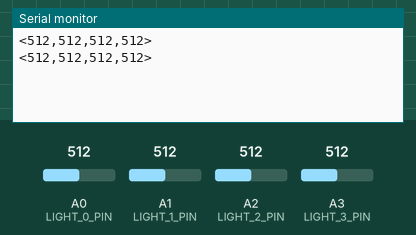
The sketch below on a simulated Arduino Uno, built with avr-gcc and run on an emulated ATmega328P. Parts: the last lines printed to the serial monitor. The test bench sets the inputs (shaded band); at power-on: A0 (LIGHT_0_PIN) = 512, A1 (LIGHT_1_PIN) = 512, A2 (LIGHT_2_PIN) = 512, A3 (LIGHT_3_PIN) = 512.

Above: at 1.8 s.
1.9 s: A0 (LIGHT_0_PIN) set to 716
At 2.8 s:
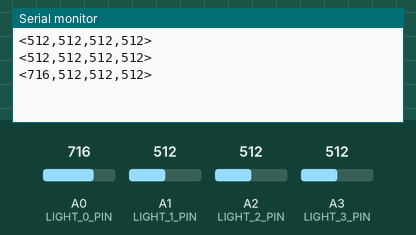
3.4 s: A1 (LIGHT_1_PIN) set to 716
At 4.4 s:
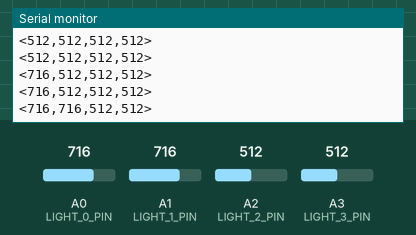
4.9 s: A2 (LIGHT_2_PIN) set to 716
At 5.8 s:
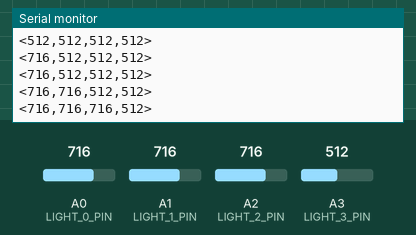
6.4 s: A3 (LIGHT_3_PIN) set to 716
At 7.7 s:
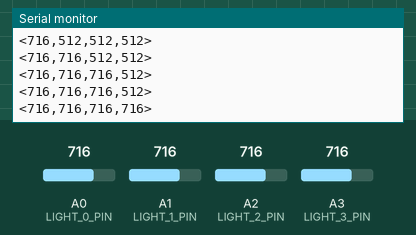
7.9 s: A0 (LIGHT_0_PIN) set to 992
At 8.8 s:
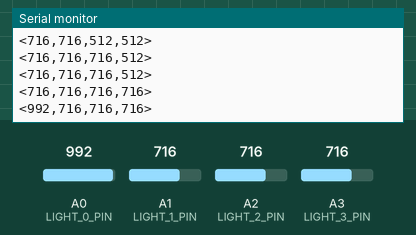
9.4 s: A1 (LIGHT_1_PIN) set to 992
At 10.4 s:
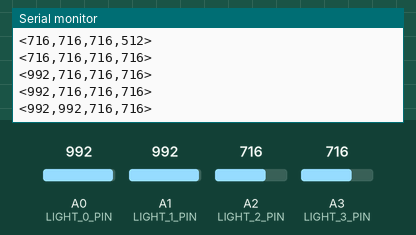
Timing chart, 0 to 11.9 s (numbered marks = the images above; inputs shaded):
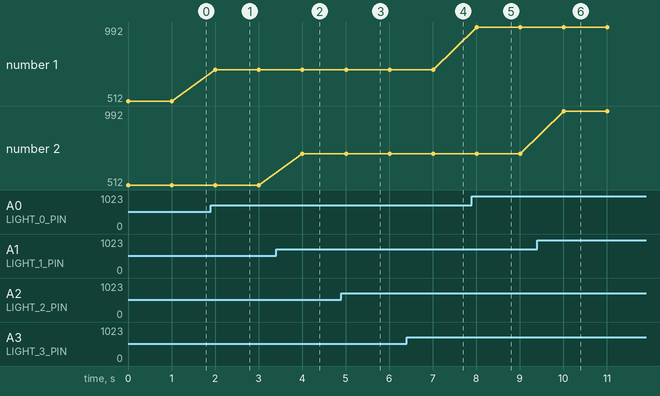

The sketch:

turtlebot-opencr.ino
```cpp
// ============================================================================
// SDP 2020 - DEMO 2
// GROUP 1  - SOLARBABES
// HELIOPOT
// ===============================================================================
// Code for showing that sensors give readings in a human-understandable way.
// !!
//  The OpenCR board serial output is seen by the Rpi in its /dev
//  The OpenCR board can run Arduino code and has the same headers on top as Uno
// ===============================================================================

#include <SeeedOLED.h>
#include "Wire.h"

//==============
// PIN NUMBERS
//==============          // SENSOR
#define LIGHT_0_PIN  A0   // light sensor 0
#define LIGHT_1_PIN  A1   // light sensor 1
#define LIGHT_2_PIN  A2   // light sensor 2
#define LIGHT_3_PIN  A3   // light sensor 3
#define serialPi Serial

int lightVal[4]   = {0};
int avgLightCurrent = 0;
int currentMinLight = 0;
int currentMaxLight = 0;
int minLight = 0;
int maxLight = 0;


void setup()
{
  Wire.begin();
  Serial.begin(9600);
  //Serial.println("\n<--SERIAL READY-->\n");
  Wire.begin();
}

void loop()
{

  //PRINT LIVE READINGS
  //Serial.println("LIVE READINGS");
  //Serial.println("=============");
  // Print light readings
  //this sensor's 5V max is 1000lux!
  //so we map from 0-1023 raw to 0-1000 lux.
  lightVal[0] = analogRead(LIGHT_0_PIN);
  lightVal[1] = analogRead(LIGHT_1_PIN);
  lightVal[2] = analogRead(LIGHT_2_PIN);
  lightVal[3] = analogRead(LIGHT_3_PIN);
  //for (int i=0; i<4; i++) {
   // lightVal[i] = map(lightVal[i], 0, 1023, 0, 1000);

   //{"sensor":"gps","time":1351824120,"data":[48.756080,2.302038]}

    /*
    Serial.print("{\"sensor\":");
    Serial.print("\"light");
    Serial.print(i);
    Serial.print("\"");
    Serial.print(",");
    Serial.print("\"time\":");
    Serial.print(millis());
    Serial.print(",");
    Serial.print("\"data\":");
    Serial.print(lightVal[i]);
    Serial.print("}");
    Serial.print("\n");
    */


    Serial.print("<");
    Serial.print(lightVal[0]);
    Serial.print(",");
    Serial.print(lightVal[1]);
    Serial.print(",");
    Serial.print(lightVal[2]);
    Serial.print(",");
    Serial.print(lightVal[3]);
    Serial.println(">");


  //}
  //Serial.println();


  // Delay and newlines for readability

  delay(1000);

}
```

Measured:
- after the input at 1.9 s, the serial monitor: prints a new line after 0.10 s (image 1)
- after the input at 3.4 s, the serial monitor: prints a new line after 0.61 s (image 2)
- after the input at 4.9 s, the serial monitor: prints a new line after 0.11 s (image 3)
- after the input at 6.4 s, the serial monitor: prints a new line after 0.61 s (image 4)
- after the input at 7.9 s, the serial monitor: prints a new line after 0.11 s (image 5)
- after the input at 9.4 s, the serial monitor: prints a new line after 0.61 s (image 6)
- plotted number 1: 512 → 716 after the input at 1.9 s, 716 → 992 after the input at 7.9 s
